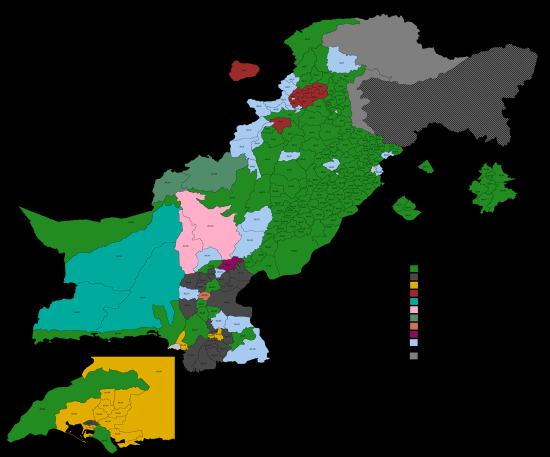
#> input picture data/_map_inject/_src_1997.png, 1100 x 914 px, given in place of Malir NA.JPG, which was not available (shown at 1/2 size)
$ python rebuild_malir_from_prelim.py
#> lines starting #> are read from the running program, lines starting #| are printed output that depends on the picture; after the words box and inside, x2 and y2 are one past the last pixel; in counts of white or black regions, pixels touching at a corner belong together; pictures that were not available may be replaced by others from this repository, and a replacement may not be noted
#!/usr/bin/env python3
"""
Rebuild NA-229/230/231 (District Malir, 2023 delimitation) from the PBS/ECP
"District Malir — Preliminary Delimitation 2023" map supplied by Hib.

Why: our sheet digitisation segmented NA-231 from a faint yellow wash on the
marked final sheet (medium confidence, rms 2.18 km) and placed the wedge too far
north-east. The PBS/ECP map has crisp colour fills (yellow=231, lavender=230,
khaki=229) matching the final Form-7 composition (Airport, Malir Cantt, Murad
Memon part, Kathor arm) and the Wikipedia locator. This script:

 1. colour-segments the three seats
 2. georeferences the map's district area to OUR Malir district outline
    (union of current NA-229/230/231 — that outline was exact all along)
 3. rebuilds the three seats as an exact partition of that outline
 4. swaps them into map.html GEOS['2024'] and na_2023delim_true_full.geojson

Caveat recorded in props: source map is the PRELIMINARY 2023 delimitation; the
final Form-7 kept the same seat structure for Malir (composition text matches).
"""
import json, time
import numpy as np, cv2
from PIL import Image
from scipy import ndimage
from shapely.geometry import shape, mapping, Polygon, MultiPolygon
from shapely.geometry.polygon import orient
from shapely.ops import unary_union
import sys; sys.path.insert(0, 'scripts')
import georef_map as G

Image.MAX_IMAGE_PIXELS = None
IMG = '/sessions/relaxed-clever-cannon/mnt/uploads/Malir NA.JPG'

# ---------- 1. segmentation (half resolution is plenty) ----------
im = Image.open(IMG).convert('RGB')
#> im is the input picture: PIL image 1100x914 RGB; mean R, G, B 26.7, 45.4, 28.2
im = im.resize((im.size[0] // 2, im.size[1] // 2))
#> im: PIL image 550x457 RGB
a = np.asarray(im).astype(int)
r, g, b = a[:, :, 0], a[:, :, 1], a[:, :, 2]
#> r: shape (457, 550) int64; 256 distinct labels, from 0 to 255
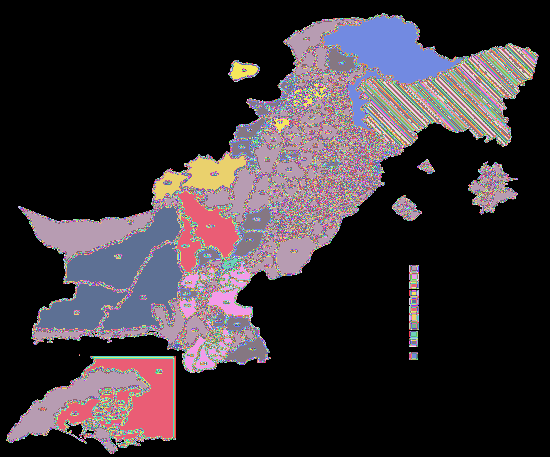
#> g: shape (457, 550) int64; 217 distinct labels, from 0 to 216; one colour per label, 0 black
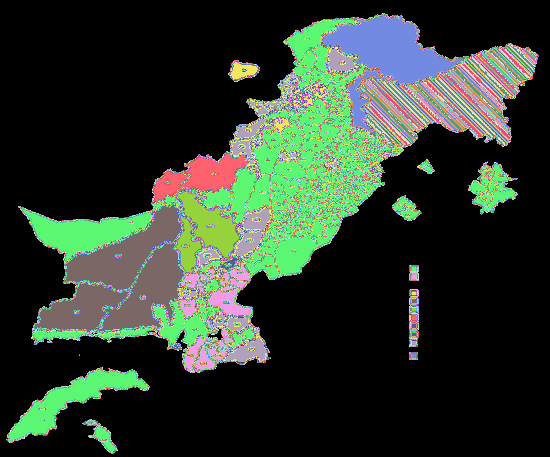
#> b: shape (457, 550) int64; 256 distinct labels, from 0 to 255; one colour per label, 0 black
yellow  = (r > 200) & (abs(r - g) < 45) & ((r - b) >= 70)
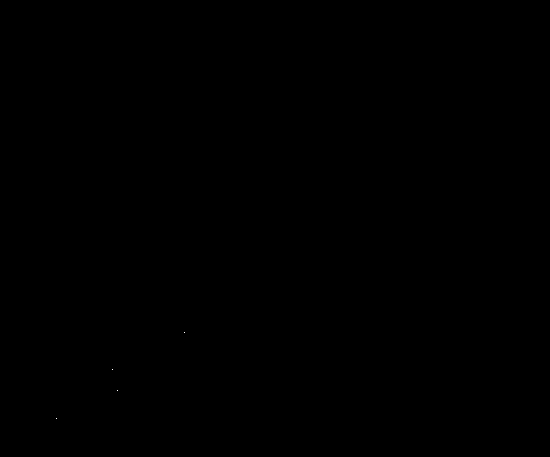
#> yellow: shape (457, 550) bool; 0% white in thin lines or dots, all inside (x1, y1, x2, y2) = (56, 332, 185, 419)
lav     = (r > 150) & (b - (r + g) / 2 > 22) & (b > 190)
#> lav: shape (457, 550) bool; 2% white; 17 white regions (3 under 20 px), largest, box (x1, y1, x2, y2) and area: (231, 206, 272, 258) 1050, (230, 117, 273, 179) 889, (223, 328, 269, 363) 723
khaki   = (r > 150) & (abs(r - g) < 32) & ((r - b) >= 10) & ((r - b) < 70) & ~yellow
#> khaki: shape (457, 550) bool; 0.01% white in thin lines or dots, all inside (x1, y1, x2, y2) = (174, 99, 294, 347)
water   = (b > r + 60) & (r < 140)
#> water: shape (457, 550) bool; 4.5% white; 76 white regions (74 under 20 px), largest, box (x1, y1, x2, y2) and area: (33, 203, 185, 333) 11049, (410, 298, 418, 305) 56
land = yellow | lav | khaki
land = ndimage.binary_closing(land, np.ones((7, 7)))
#> land: shape (457, 550) bool; 2.3% white; 29 white regions (16 under 20 px), largest, box (x1, y1, x2, y2) and area: (230, 73, 302, 179) 1934, (231, 206, 272, 258) 1133, (223, 328, 269, 363) 769
filled = ndimage.binary_fill_holes(land | water)
#> filled: shape (457, 550) bool; 6.8% white; 29 white regions (15 under 20 px), largest, box (x1, y1, x2, y2) and area: (33, 203, 199, 333) 11243, (230, 73, 302, 179) 1941, (231, 206, 272, 258) 1134
lab, n = ndimage.label(filled)
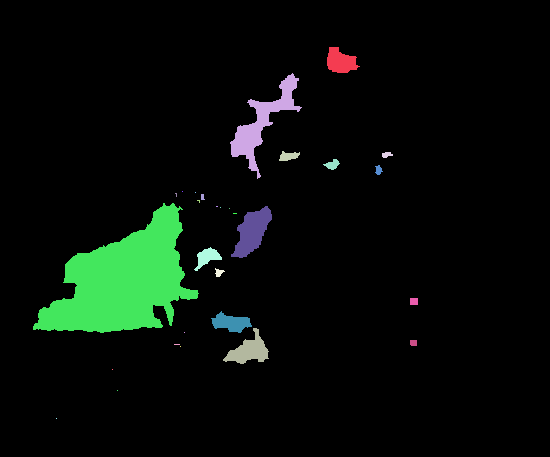
#> lab: shape (457, 550) int32; 30 distinct labels, from 0 to 29; one colour per label, 0 black
#> n = 29
sizes = ndimage.sum(filled, lab, range(1, n + 1))
#> sizes = 29 values, max 11243 at index 11, min 1 at index 6, mean 586.7
district = lab == (int(np.argmax(sizes)) + 1)
#> district: shape (457, 550) bool; 4.5% white; 1 white region, box (x1, y1, x2, y2) and area: (33, 203, 199, 333) 11243
district = ndimage.binary_fill_holes(district)
print(f'district px {district.sum():,} | yellow {yellow.sum():,} lav {lav.sum():,} khaki {khaki.sum():,}')
#| district px 11,243 | yellow 4 lav 5,096 khaki 26

# class raster: 1=229 khaki, 2=230 lavender, 3=231 yellow (inside district only)
cls = np.zeros(district.shape, np.uint8)
cls[khaki & district] = 1
cls[lav & district] = 2
cls[yellow & district] = 3
# mode smooth to kill text/lines
k = np.ones((5, 5))
for _ in range(2):
    counts = [ndimage.uniform_filter((cls == i).astype(float), 5) for i in (1, 2, 3)]
    m = np.argmax(np.stack(counts), 0) + 1
    conf = np.max(np.stack(counts), 0)
    cls = np.where(district & (conf > 0.15), m, cls).astype(np.uint8)
# fill unlabelled district px (river/text) by nearest class
un = district & (cls == 0)
#> un: shape (457, 550) bool; 4.4% white; 1 white region, box (x1, y1, x2, y2) and area: (33, 203, 185, 333) 10989
_, (iy, ix) = ndimage.distance_transform_edt(cls == 0, return_indices=True)
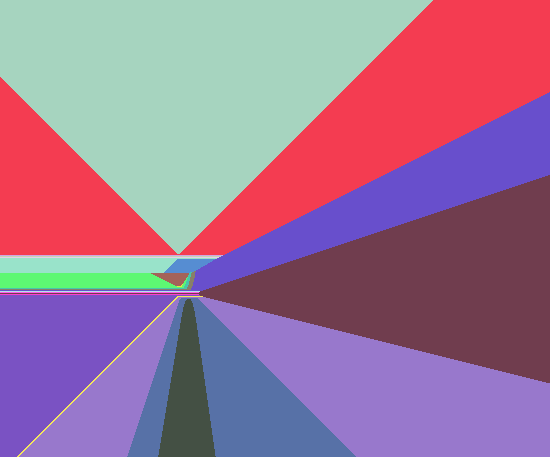
#> iy: shape (457, 550) int32; 22 distinct labels, from 253 to 299; one colour per label, 0 black
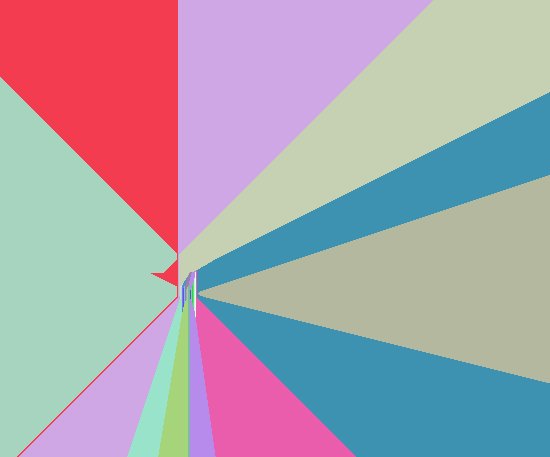
#> ix: shape (457, 550) int32; 23 distinct labels, from 176 to 198; one colour per label, 0 black
cls[un] = cls[iy[un], ix[un]]
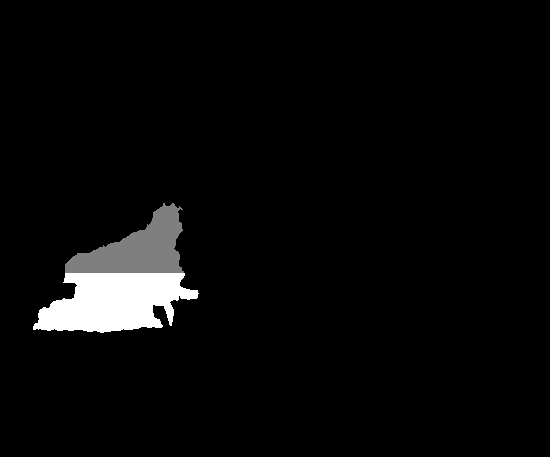
#> cls: shape (457, 550); min 0, max 2, mean 0.0721; drawn with min black and max white

# ---------- 2. georeference to our Malir outline ----------
#> (the run stopped early here; a loop or call above may not have finished)
